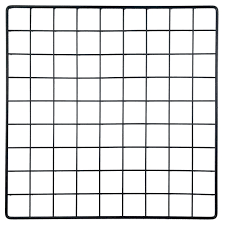
#> input picture index.png, 225 x 225 px
$ jupyter execute Edge_Detection_Segmentation.ipynb   (shell and % lines are left out)
#> lines starting #> are read from the running program, lines starting #| are printed output that depends on the picture
[cell 1]
###Reference###
#https://www.analyticsvidhya.com/blog/2019/04/introduction-image-segmentation-techniques-python/
from skimage.color import rgb2gray
import numpy as np
import cv2
import matplotlib.pyplot as plt
from scipy import ndimage

[cell 2]
image = plt.imread('index.png')
#> image is the input picture: shape (225, 225, 4) float32; mean R, G, B, A 0.889, 0.891, 0.893, 1
plt.imshow(image)

[cell 3]
# converting to grayscale
gray = rgb2gray(image)

# defining the sobel filters
sobel_horizontal = np.array([np.array([1, 2, 1]), np.array([0, 0, 0]), np.array([-1, -2, -1])])
print(sobel_horizontal, 'is a kernel for detecting horizontal edges')

sobel_vertical = np.array([np.array([-1, 0, 1]), np.array([-2, 0, 2]), np.array([-1, 0, 1])])
print(sobel_vertical, 'is a kernel for detecting vertical edges')

Convolve this filter over the image using the convolve function of the ndimage package from scipy.

[cell 4]
out_h = ndimage.convolve(gray, sobel_horizontal, mode='reflect')
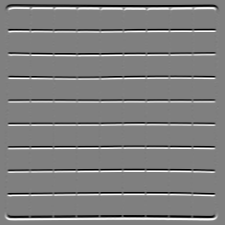
#> out_h: shape (225, 225) float32; min -4, max 4, mean 9.81e-07; drawn with min black and max white
out_v = ndimage.convolve(gray, sobel_vertical, mode='reflect')
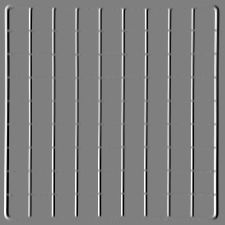
#> out_v: shape (225, 225) float32; min -4, max 4, mean -8.87e-07; drawn with min black and max white
# here mode determines how the input array is extended when the filter overlaps a border.

[cell 5]
plt.imshow(out_h, cmap='gray')

[cell 6]
plt.imshow(out_v, cmap='gray')

[cell 7]
#laplace operator to identify both horizontal and vertical edges at once.
kernel_laplace = np.array([np.array([1, 1, 1]), np.array([1, -8, 1]), np.array([1, 1, 1])])
print(kernel_laplace, 'is a laplacian kernel')

[cell 8]
out_l = ndimage.convolve(gray, kernel_laplace, mode='reflect')
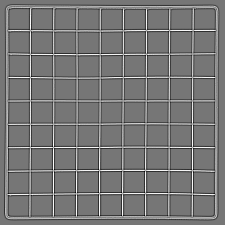
#> out_l: shape (225, 225) float32; min -4.95, max 5.72, mean -2.41e-09; drawn with min black and max white
plt.imshow(out_l, cmap='gray')

Play around with it. Please try it in different images at you own.

[cell 9]
image = plt.imread('1.jpeg') # here, put your image directory
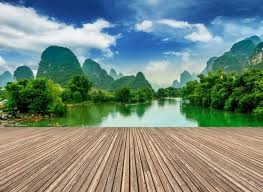
#> input picture 1.jpeg, 263 x 192 px
#> image is the input picture: shape (192, 263, 3); mean R, G, B 117.1, 137.1, 125.4
plt.imshow(image)
gray = rgb2gray(image)
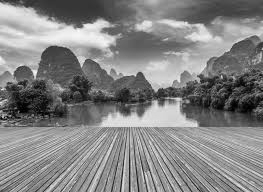
#> gray: shape (192, 263) float64; min 0, max 0.983, mean 0.518
out_l = ndimage.convolve(gray, kernel_laplace, mode='reflect')
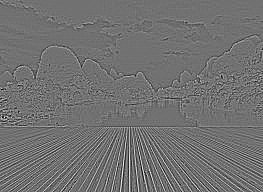
#> out_l: shape (192, 263) float64; min -2.72, max 3.38, mean -2e-18; drawn with min black and max white
plt.imshow(out_l, cmap='gray')
